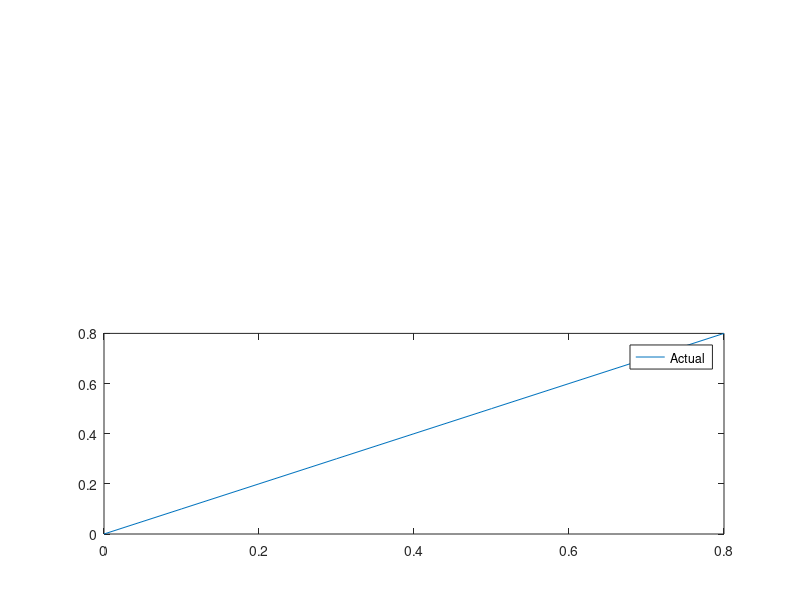

This figure's MATLAB source: (Note: this script raises an error after producing the figure.)
%*******ECEN 5733 Final Project****************************
%*******Neural Network Weed Detection using MBP[1]*********
%******The program read the reflectance data from the *****
%******bands of the sensor and trains the network**********
%******Early Stopping is implemented to make sure that ****
%******the validation errors doesnot go beyond a **********
%******specified level*************************************
%***05/02/2008*************by  Aswin Ramachandran**********
%**********************************************************
clear
clc
clf

%---Learning Rate---
    fprintf( 'Learning Rate');
    alpha = 0.1  %0.1
    lambda = 0.00
    earlyStopCount = 0;
    prev_eSq_v =10;

%****Load the Input File******
  load ./nnm_train.txt
  redData = nnm_train(:,2);
  nir1Data = [nnm_train(:,3) ./ redData]';  
  nir2Data = [nnm_train(:,4) ./ redData]';
  nir3Data = [nnm_train(:,5) ./ redData]';
  pg = [ nir1Data; nir2Data; nir3Data];
  targetData = nnm_train(:,7) ;
 %*******Validate Data*******
 load ./nnm_validate.txt
  redData_v = nnm_validate(:,2);
  nir1Data_v = [nnm_validate(:,3) ./ redData_v]';  
  nir2Data_v = [nnm_validate(:,4) ./ redData_v]';
  nir3Data_v = [nnm_validate(:,5) ./ redData_v]';
  targetData_v = nnm_validate(:,7) ;
  pValidate = [nir1Data_v; nir2Data_v; nir3Data_v];
 %*******Test Data*******
 load ./nnm_test.txt
  redData_t = nnm_test(:,2);
  nir1Data_t = [nnm_test(:,3) ./ redData_t]';  
  nir2Data_t = [nnm_test(:,4) ./ redData_t]';
  nir3Data_t = [nnm_test(:,5) ./ redData_t]';
  targetData_t = nnm_test(:,7) ;
  pTest = [nir1Data_t; nir2Data_t; nir3Data_t];
  
%---Plot the Original Function----
    pa = 1 : length(targetData_t);
    actLine = 0:0.1:0.8; 
    subplot(2,1,2), plot (actLine, actLine); legend('Actual');%scatter(targetData_t, targetData_t,'^b');
    hold on
 
    %-----Randomized First Layer Weights & Bias-------
    fprintf( 'Initial Weights and Biases');
  %****3-8-1******
     W1 = [ -0.5+rand -0.5+rand -0.5+rand -0.5+rand -0.5+rand -0.5+rand -0.5+rand -0.5+rand;  -0.5+rand -0.5+rand -0.5+rand -0.5+rand -0.5+rand -0.5+rand -0.5+rand -0.5+rand;...
              -0.5+rand -0.5+rand -0.5+rand -0.5+rand -0.5+rand -0.5+rand -0.5+rand -0.5+rand]'; %Uniform distribution [-0.5 0.5]
     b1 = [ -0.5+rand -0.5+rand -0.5+rand -0.5+rand -0.5+rand -0.5+rand -0.5+rand -0.5+rand]';  
     W2 = [ -0.5+rand -0.5+rand -0.5+rand -0.5+rand -0.5+rand -0.5+rand -0.5+rand -0.5+rand];
  %-----Randomized Second Layer Bias------
     b2 = [ -0.5+rand ];

    if (lambda == 0) % Save the Weights and Bias on SBP
        W1_initial = W1;
        b1_initial = b1;
        W2_initial = W2;
        b2_initial = b2;
    else      % Reuse the Weights and Bias on MBP
        W1 = W1_initial;
        b1 = b1_initial;
        W2 = W2_initial;
        b2 = b2_initial;
    end
    %-----RandPermutation of Input Training Set-------
    j = randperm(length(targetData)); 
    j_v = randperm(length(targetData_v)); 
    j_t = randperm(length(targetData_t)); 
    %--Set Max. Iterations---
    maxIter = 2000;
    tic
    for train = 1 : maxIter +1   
      eSq = 0; eSq_v = 0; eSq_t = 0;
      % **** Mean Square Error ****
      %if ( train <= maxIter )
          for p = 1 : length(targetData)
             n1 = W1*pg(:,p)+ b1 ;
             a1 = logsig(n1); 
             a2 = poslin( W2 * a1  + b2 ); 
             e = targetData(p) - a2 ;
             eSq = eSq + (e^2);
          end
           eSq = eSq/length(targetData);
         
           %*******Validate Error**********
           for p = 1 : length(targetData_v)
             n1 = W1*pValidate(:,p)+ b1 ;
             a1 = logsig(n1); 
             a2 = poslin( W2 * a1  + b2 ); 
             e = targetData_v(p) - a2 ;
             eSq_v = eSq_v + (e^2);
           end
            eSq_v = eSq_v/length(targetData_v);
          %********Use Validate Error for Early Stopping********
           if ( train > 200 )
               earlyStopCount = earlyStopCount + 1;
              % fprintf('EarlyStop = %d', earlyStopCount);
               if (earlyStopCount == 50)
                       if ( (prev_eSq_v - eSq_v) < 0 ) 
                            W2 = W2_25;
                            b2 = b2_25;
                            W1 = W1_25;
                            b1 = b1_25;
                          break;
                       end
                  prev_eSq_v = eSq_v;   % Store previous validation error
                  earlyStopCount = 0;  % Reset Early Stopping
                  %----Save the weights and biases-------
                    disp('Saving'); eSq
                  W2_25 = W2;
                  b2_25 = b2;
                  W1_25 = W1;
                  b1_25 = b1;
               end
              
           else
                % ----Initialize the Weights----
              if ( train == 200 )
                  W2_25 = W2;
                  b2_25 = b2;
                  W1_25 = W1;
                  b1_25 = b1;
               end
               prev_eSq_v = eSq_v;   % Store previous validation error
           end
           %*******Test Error**********
           for p = 1 : length(targetData_t)
             n1 = W1*pTest(:,p)+ b1 ;
             a1 = logsig(n1); 
             a2 = poslin( W2 * a1  + b2 ); 
             e = targetData_t(p) - a2 ;
             eSq_t = eSq_t + (e^2);
           end
            eSq_t = eSq_t/length(targetData_t);
            
             if (train == 1 || mod (train, 100) == 0   )
               fprintf( 'Weights and Biases at Iter = %d\n',train);
                fprintf('W1');
                 (W1)
                fprintf('b1')
                 b1
                fprintf('W2')
                 W2
                fprintf('b2')
                 b2
               fprintf( 'Mean Error Square at Iter = %d',train);
               eSq
               eSq_v
               eSq_t
           end
           subplot(2,1,1), 
           xlabel('No. of Iterations');
           ylabel('Mean Square Error');
           title('Convergence Characteristics ');
           loglog(train, eSq, '*r'); hold on
           loglog(train, eSq_v, '*g'); hold on
           loglog(train, eSq_t, '*c'); hold on
           legend('Training Error', 'Validation Error', 'Testing Error');
           %************Train Data**********************
           %  Update only when the error is decreasing
         
      %    if ( earlyStopCount == 0 ) 
              for p = 1 : length(targetData)
                %----Output of the 1st Layer-----------
                n1 = W1*pg(:,j(p))+ b1 ;
                a1 = logsig(n1)  ; 
                %-----Output of the 2nd Layer----------
                n2 = W2 * a1  + b2;
                a2 =  (poslin( n2 )); 
                %a2 =  (logsig( n2 ));
                 %-----Error-----
                    t = targetData(j(p));
                    e = t - a2;
                 %******CALCULATE THE SENSITIVITIES************
                    %-----Derivative of logsig function----
                    %f1 = dlogsig(n1,a1)  
                   % f1 =  [(1-a1(1))*a1(1) 0; 0 (1-a1(2))*a1(2)] ; 
                    f1 = diag((1-a1).*a1); 
                    %-----Derivative of purelin function---
                    f2 = 1;
                    %f2 = diag((1-a2).*a2);
                    %------Last Layer (2nd) Sensitivity----
                    S2 = -2 * f2 * e;
                    S2mbp = ((t)-n2);

                    %------First Layer Sensitivity---------
                    S1 =   f1 *(W2' * S2);
                    S1mbp = f1 * (W2' * S2mbp);
                %******UPDATE THE WEIGHTS**********************
                    %-----Second Layer Weights & Bias------

                    W2 = W2 - (alpha * S2*(a1)') - (alpha * lambda * S2mbp *(a1)');
                    b2 = b2 - alpha * S2 - (alpha * lambda * S2mbp);
                    %-----First Layer Weights & Bias-------
                    W1 = W1 - alpha * S1*(pg(:,j(p)))' - (alpha * lambda * S1mbp *(pg(:,j(p)))');
                    b1 = b1 - alpha * S1 - (alpha * lambda * S1mbp );
               % end
              end
          %end 
          % End of 21 Input Training Sets
           % ********** Function Apporx. *****************
          if (train == 1 || mod (train, 100) == 0 || train == maxIter )
               disp('Trained');
               subplot(2,1,2), 
               xlabel('Actual Fraction of Weeds in 3 sq feet of grass area');
               ylabel('Estimated Fraction of Weeds in 3 sq feet of grass area');
               title('Correlation of Estimated Value with respect to the Actual Function using Standard Backpropagation');
               legend('Estimated');
            for p = 1 : length(targetData_t)
               n1 = W1*pTest(:,p)+ b1 ;       % Test Data
               a1 = logsig(n1)  ; 
               a2(p) =   (poslin( W2 * a1  + b2 )); 
            end %end for
            %scatter(targetData_t, a2); hold on;
          end 
    end
    toc
    %-------End of Iterations------------
    %***Plot of Final Function******
     subplot(2,1,2),
     for p = 1 : length(targetData_t)
               n1 = W1*pTest(:,p)+ b1 ;  % Test Data
               a1 = logsig(n1)  ; 
               a2(p) =   (poslin( W2 * a1  + b2 )); 
     end %end for
      scatter(targetData_t,a2);
      legend('Actual ','Estimate','Location','NorthWest');
     % legend( 'Actual','Location','NorthWest');
    %  legend( 'Estimated Value','Location','NorthWest');
      hold on;
   % End of Training Iterations
    fprintf( 'No. of Iterations = %d\n',train);
   % fprintf('W1');
   % (W1)
  %  fprintf('b1')
    % b1
   % fprintf('W2')
    % W2
  %  fprintf('b2')
   %  b2
    fprintf( 'Final Mean Squared Error at Iter = %d',train);
     eSq

%******************* End of Weed Detection Program ***************

    
